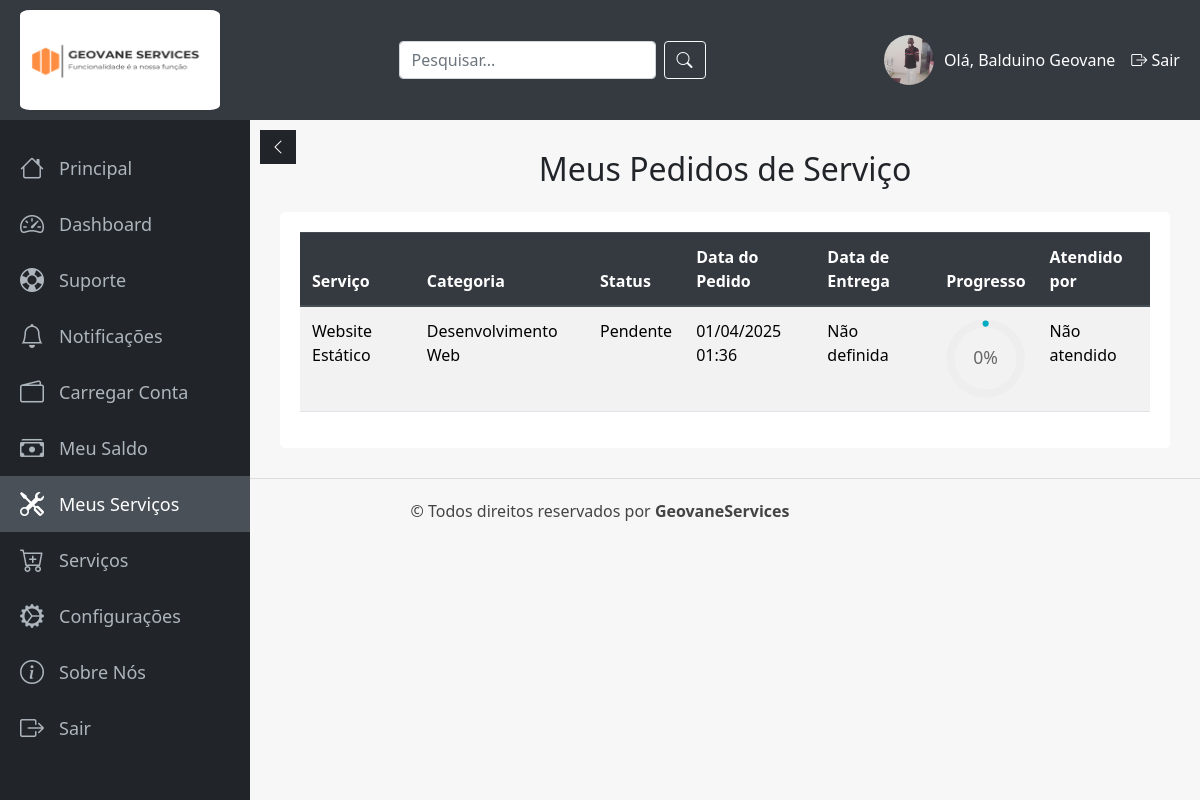
Page /cliente/meus_servicos.php (signed in) on the committed database.
### tables this page shows
CREATE TABLE IF NOT EXISTS `cliente` (
  `id_cliente` int NOT NULL AUTO_INCREMENT,
  `nome` varchar(100) DEFAULT NULL,
  `sobrenome` varchar(100) DEFAULT NULL,
  `docId` varchar(20) DEFAULT NULL,
  `email` varchar(100) DEFAULT NULL,
  `telefone` varchar(20) DEFAULT NULL,
  `data_nasc` date DEFAULT NULL,
  `sexo` enum('masculino',' feminino') DEFAULT NULL,
  `endereco` varchar(255) DEFAULT NULL,
  `senha` varchar(255) DEFAULT NULL,
  `conf_senha` varchar(255) DEFAULT NULL,
  `imagem_perfil` varchar(255) DEFAULT NULL,
  `id_funcionario` int DEFAULT NULL,
  `saldo` decimal(10,2) NOT NULL DEFAULT '0.00',
  PRIMARY KEY (`id_cliente`),
  KEY `id_funcionario` (`id_funcionario`)
);

CREATE TABLE IF NOT EXISTS `pedidos` (
  `id` int NOT NULL AUTO_INCREMENT,
  `id_cliente` int DEFAULT NULL,
  `id_servico` int DEFAULT NULL,
  `data_pedido` datetime DEFAULT CURRENT_TIMESTAMP,
  `data_entrega` datetime DEFAULT NULL,
  `estado` varchar(50) NOT NULL DEFAULT 'Pendente',
  `status` varchar(50) DEFAULT NULL,
  `id_funcionario` int DEFAULT NULL,
  PRIMARY KEY (`id`),
  KEY `id_cliente` (`id_cliente`),
  KEY `id_servico` (`id_servico`),
  KEY `fk_funcionario` (`id_funcionario`)
);

CREATE TABLE IF NOT EXISTS `servicos` (
  `id_servico` int NOT NULL AUTO_INCREMENT,
  `nome` varchar(100) DEFAULT NULL,
  `descricao` text,
  `preco` decimal(10,2) NOT NULL,
  `imagem` varchar(255) NOT NULL,
  `id_categoria` int DEFAULT NULL,
  PRIMARY KEY (`id_servico`),
  KEY `id_categoria` (`id_categoria`)
);

CREATE TABLE IF NOT EXISTS `categorias` (
  `id_categoria` int NOT NULL AUTO_INCREMENT,
  `nome` varchar(255) NOT NULL,
  `descricao` varchar(255) NOT NULL,
  PRIMARY KEY (`id_categoria`)
);

### cliente/meus_servicos.php (the view, shortened to what this page needs)
<?php
require 'verifica.php';
require 'conexao.php';
    $id_cliente = $_SESSION['id_cliente'];
    $sqlCliente = "SELECT imagem_perfil, nome, sobrenome FROM Cliente WHERE id_cliente = $id_cliente";
    $result = $conexao->query($sqlCliente);
    $cliente = $result->fetch_assoc();
    $imagemPerfil = $cliente['imagem_perfil'];
    $nomeUser = $cliente['nome'];
    $sobrenome = $cliente['sobrenome'];
$stmt = $pdo->prepare("
    SELECT
        p.id AS pedido_id,
        s.nome AS servico_nome,
        s.preco,
        p.estado,
        p.data_pedido,
        p.data_entrega,
        cat.nome AS categoria_nome,
        f.nome AS funcionario_nome
    FROM Pedidos p
    INNER JOIN Servicos s ON p.id_servico = s.id_servico
    LEFT JOIN categorias cat ON s.id_categoria = cat.id_categoria
    LEFT JOIN Funcionario f ON p.id_funcionario = f.id_funcionario
    WHERE p.id_cliente = ?
    ORDER BY p.data_pedido DESC
");
$stmt->execute([$id_cliente]);
$pedidos = $stmt->fetchAll();
?>
<!DOCTYPE html>
<html lang="pt-br">
<head>
    <link href="https://cdn.jsdelivr.net/npm/bootstrap@5.3.3/dist/css/bootstrap.min.css" rel="stylesheet">
    <link rel="stylesheet" href="https://cdn.jsdelivr.net/npm/bootstrap-icons@1.11.3/font/bootstrap-icons.min.css">
    <link rel="stylesheet" href="https://maxcdn.bootstrapcdn.com/bootstrap/4.5.2/css/bootstrap.min.css">
</head>
<body>
   <div class="topbar">
        <div class="logo">
            <img src="../assets/logo.png" alt="Logo">
        </div>
        <div class="search-box">
            <form action="search.php" method="GET" class="d-flex">
                <input type="text" name="query" placeholder="Pesquisar..." class="form-control me-2">
                <button type="submit" class="btn btn-outline-light"><i class="bi bi-search"></i></button>
            </form>
        </div>
        <div class="user-info">
            <a href="perfil.php"><img src="../upload/imagens_perfil/<?php echo $imagemPerfil; ?>" alt="Perfil"></a>
            <div class="username">Olá, <?php echo $nomeUser . " " . $sobrenome; ?></div>
            <a href="logout.php" class="ms-3 text-white"><i class="bi bi-box-arrow-right"></i> Sair</a>
        </div>
    </div>
    <div class="sidebar" id="sidebar">
         <a href="cliente.php"><i class="bi bi-house"></i> <span class="menu-text">Principal</span></a>
         <a href="dashboard_cliente.php"><i class="bi bi-speedometer2"></i> <span class="menu-text">Dashboard</span></a>
         <a href="suporte.php"><i class="bi bi-life-preserver"></i> <span class="menu-text">Suporte</span></a>
         <a href="notificacoes.php"><i class="bi bi-bell"></i> <span class="menu-text">Notificações</span></a>
         <a href="carregamento.php"><i class="bi bi-wallet2"></i> <span class="menu-text">Carregar Conta</span></a>
         <a href="meu_saldo.php"><i class="bi bi-cash-stack"></i> <span class="menu-text">Meu Saldo</span></a>
         <a href="meus_servicos.php"><i class="bi bi-tools"></i> <span class="menu-text">Meus Serviços</span></a>
         <a href="services.php"><i class="bi bi-cart-plus"></i> <span class="menu-text">Serviços</span></a>
         <a href="perfil.php"><i class="bi bi-gear-wide-connected"></i> <span class="menu-text">Configurações</span></a>
         <a href="#"><i class="bi bi-info-circle"></i> <span class="menu-text">Sobre Nós</span></a>
         <a href="logout.php"><i class="bi bi-box-arrow-right"></i> <span class="menu-text">Sair</span></a>
    </div>
    <button class="toggle-btn" id="toggle-btn"><i class="bi bi-chevron-left"></i></button>
    <div class="content">
        <h2 class="text-center mb-4">Meus Pedidos de Serviço</h2>
        <div class="table-status">
            <?php if (count($pedidos) > 0): ?>
                <table class="table table-striped">
                    <thead class="thead-dark">
                        <tr>
                            <th>Serviço</th>
                            <th>Categoria</th>
                            <th>Status</th>
                            <th>Data do Pedido</th>
                            <th>Data de Entrega</th>
                            <th>Progresso</th>
                            <th>Atendido por</th>
                        </tr>
                    </thead>
                    <tbody>
                        <?php
                        foreach ($pedidos as $pedido):
                            if ($pedido['estado'] === 'Pendente' || $pedido['estado'] === 'Cancelado') {
                                $percent = 0;
                            } elseif ($pedido['estado'] === 'Em andamento') {
                                $percent = 50;
                            } elseif ($pedido['estado'] === 'Concluído') {
                                $percent = 100;
                            } else {
                                $percent = 0;
                            }
                        ?>
                        <tr>
                            <td><?php echo htmlspecialchars($pedido['servico_nome']); ?></td>
                            <td><?php echo !empty($pedido['categoria_nome']) ? htmlspecialchars($pedido['categoria_nome']) : "Sem Categoria"; ?></td>
                            <td><?php echo htmlspecialchars($pedido['estado']); ?></td>
                            <td><?php echo date("d/m/Y H:i", strtotime($pedido['data_pedido'])); ?></td>
                            <td>
                                <?php echo !empty($pedido['data_entrega']) ? date("d/m/Y", strtotime($pedido['data_entrega'])) : "Não definida"; ?>
                            </td>
                            <td>
                                <div class="progress-circle" data-percentage="<?php echo $percent; ?>">
                                    <svg viewBox="0 0 36 36" class="circular-chart">
                                        <path class="circle-bg"
                                            d="M18 2.0845
                                                a 15.9155 15.9155 0 0 1 0 31.831
                                                a 15.9155 15.9155 0 0 1 0 -31.831"/>
                                        <path class="circle"
                                            stroke-dasharray="<?php echo $percent; ?>, 100"
                                            stroke="#00acc1"
                                            d="M18 2.0845
                                                a 15.9155 15.9155 0 0 1 0 31.831
                                                a 15.9155 15.9155 0 0 1 0 -31.831"/>
                                        <text x="18" y="20.35" class="percentage" style="fill: #666;">
                                            <?php echo $percent; ?>%
                                        </text>
                                    </svg>
                                </div>
                            </td>
                            <td>
                                <?php
                                echo !empty($pedido['funcionario_nome']) ? htmlspecialchars($pedido['funcionario_nome']) : "Não atendido";
                                ?>
                            </td>
                        </tr>
                        <?php endforeach; ?>
                    </tbody>
                </table>
            <?php else: ?>
                <p>Você ainda não solicitou nenhum serviço.</p>
            <?php endif; ?>
        </div>
    </div>
    <div class="cop">
        <p class="copy">© Todos direitos reservados por <b>GeovaneServices</b></p>
    </div>
</body>
</html>

### cliente/meus_servicos.php (style rules this page uses)
body { font-family: 'Segoe UI', Tahoma, Geneva, Verdana, sans-serif; background-color: #f7f7f7; margin: 0; padding: 0; }
.topbar { display: flex; justify-content: space-between; align-items: center; background: #343a40; color: #fff; padding: 10px 20px; position: fixed; top: 0; width: 100%; z-index: 1100; height: 120px; }
.topbar .logo img { width: 200px; height: 100px; border-radius: 5%; }
.topbar .user-info { display: flex; align-items: center; }
.topbar .user-info img { width: 50px; height: 50px; border-radius: 50%; object-fit: cover; margin-right: 10px; }
.sidebar { width: 250px; background: #212529; position: fixed; top: 120px; bottom: 0; left: 0; padding: 20px 0; transition: width 0.3s; overflow-x: hidden; z-index: 1050; }
.sidebar a { display: flex; align-items: center; color: #adb5bd; padding: 10px 20px; text-decoration: none; font-size: 18px; transition: background 0.3s, color 0.3s; }
.sidebar a.active, .sidebar a:hover { background: #495057; color: #fff; }
.sidebar a i { font-size: 1.5rem; margin-right: 15px; transition: margin 0.3s; }
.content { margin-top: 50px; margin-left: 250px; padding: 100px 30px 30px; transition: margin-left 0.3s; }
.toggle-btn { position: fixed; top: 130px; left: 260px; z-index: 1200; background: #212529; color: #fff; border: none; padding: 5px 10px; cursor: pointer; transition: left 0.3s; }
.table-status { background: white; border-radius: 5px; padding: 20px; }
.cop { color: #444; text-align: center; padding: 20px; border-top: 1px solid #ddd; width: 100%; }
.circular-chart { display: block; margin: 0 auto; max-width: 80px; max-height: 80px; }
.percentage { font-size: 0.5em; text-anchor: middle; fill: #666; }

### rows in the picture
cliente: imagem_perfil (picture), nome "Balduino", sobrenome "Geovane"
pedidos: id_servico.nome "Website Estático", categorias.nome "Desenvolvimento Web", estado "Pendente", data_pedido "01/04/2025 01:36", shows "Não definida", estado "0"
